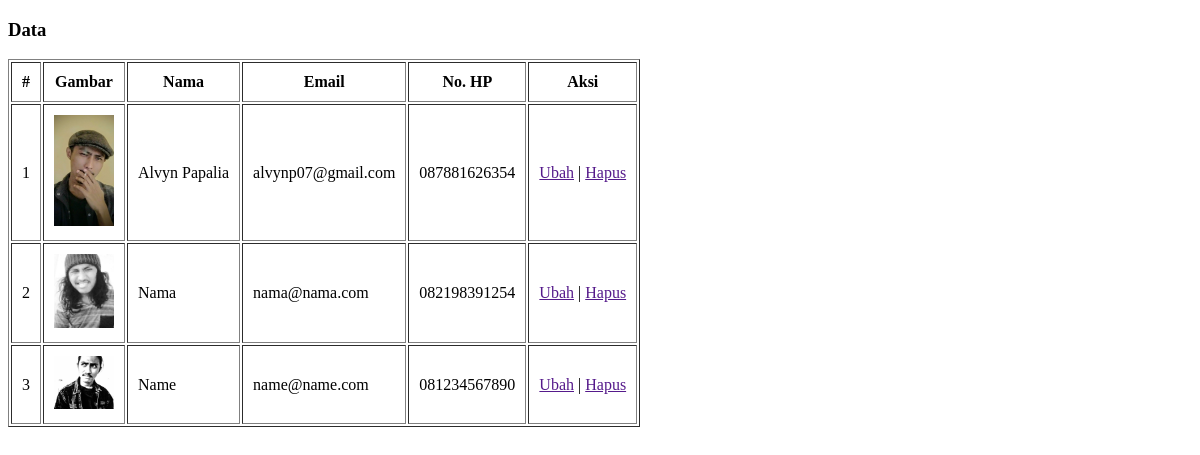
Page /index_0.php on the earlier database version.
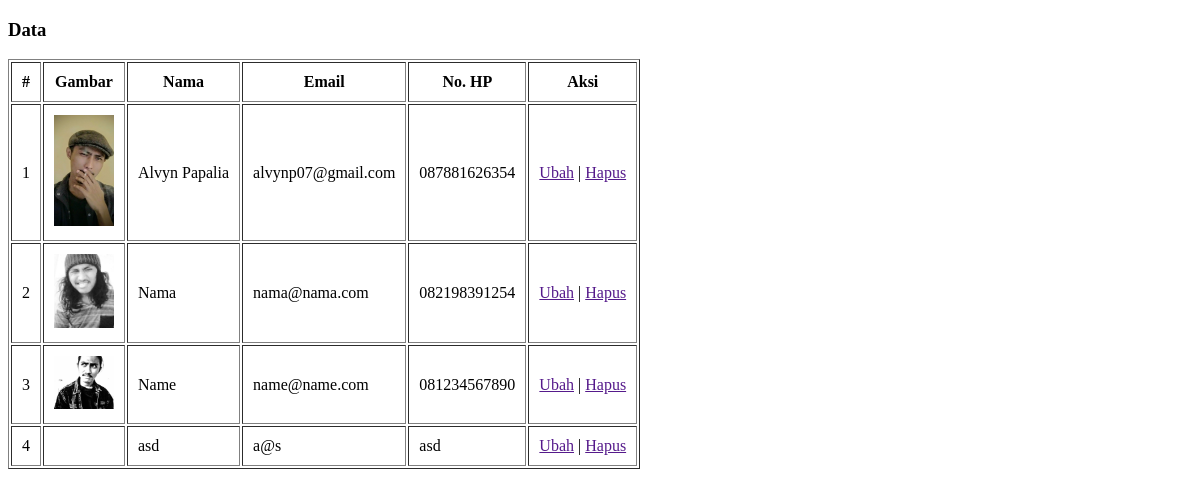
Same page on the later database version.
### tables this page shows
CREATE TABLE `data` (
  `id` int(11) NOT NULL,
  `gambar` varchar(200) NOT NULL,
  `nama` varchar(200) NOT NULL,
  `email` varchar(100) NOT NULL,
  `hp` char(16) NOT NULL
);

### index_0.php (the view, shortened to what this page needs)
<?php
$conn = mysqli_connect('localhost', 'root', '', 'doc');
$result = mysqli_query($conn, "SELECT * FROM data");
$rows = [];
while ($row = mysqli_fetch_assoc($result)) {
  $rows[] = $row;
}
$data = $rows;
?>
<!DOCTYPE html>
<html lang="en">
<head>
</head>
<body>
  <h3>Data</h3>
  <table border="1" cellpadding="10" cellspasicing="0">
    <thead>
      <tr>
        <th>#</th>
        <th>Gambar</th>
        <th>Nama</th>
        <th>Email</th>
        <th>No. HP</th>
        <th>Aksi</th>
      </tr>
    </thead>
    <?php $i = 1;
    foreach ($data as $d) : ?>
      <tbody>
        <tr>
          <td><?= $i++; ?></td>
          <td><img src="img/<?= $d['gambar']; ?>" width="60" alt=""></td>
          <td><?= $d['nama']; ?></td>
          <td><?= $d['email']; ?></td>
          <td><?= $d['hp']; ?></td>
          <td>
            <a href="">Ubah</a> | <a href="">Hapus</a>
          </td>
        </tr>
      </tbody>
    <?php endforeach; ?>
  </table>
</body>
</html>

Differences in the rows shown:
added data: nama "asd", email "a@s", hp "asd"
